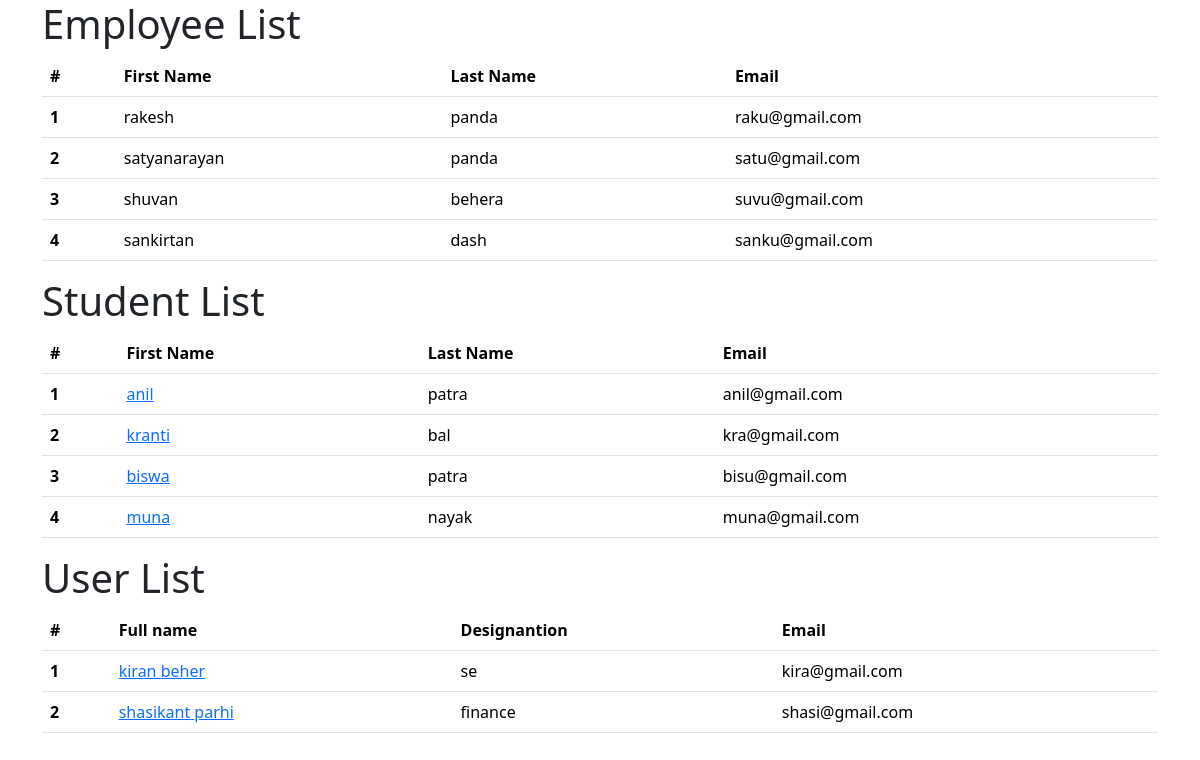
/index, run on the app's committed database.
### mysite/models.py (models this page shows, shortened)
class employee(models.Model):
    firstname=models.CharField(max_length=20)
    lastname=models.CharField(max_length=20)
    email=models.EmailField(max_length=20,unique=True)

class student(models.Model):
    firstname=models.CharField(max_length=20)
    lastname=models.CharField(max_length=20)
    email=models.EmailField(max_length=20,unique=True)
    image=models.ImageField(upload_to='images')

class user(models.Model):
    firstname=models.CharField(max_length=20)
    lastname=models.CharField(max_length=20)
    designation=models.CharField(max_length=20)
    email=models.EmailField(max_length=20,unique=True)
    image=models.ImageField(upload_to='images')

### mysite/views.py (the view)
# urls.py: path('index',anoviews.index,name='index'),
def index(request):
    obj=employee.objects.all()
    obj1=student.objects.all()
    obj2=user.objects.all()
    data={
        'employees':obj,
        'student':obj1,
        'user':obj2
    }
    return render(request,'index.html',data)

### mysite/templates/index.html (shortened to what this page needs)
{% load static %}
<!DOCTYPE html>
<html lang="en">
<head>
    <link href="https://cdn.jsdelivr.net/npm/bootstrap@5.3.2/dist/css/bootstrap.min.css" rel="stylesheet">
</head>
<body>
<div class="container">
    <h1>Employee List</h1>
    <table class="table">
        <thead>
          <tr>
            <th scope="col">#</th>
            <th scope="col">First Name</th>
            <th scope="col">Last Name</th>
            <th scope="col">Email</th>
          </tr>
        </thead>
        <tbody>
        {% for i in employees %}
          <tr>
            <th>{{ forloop.counter }}</th>
            <td>{{ i.firstname }}</td>
            <td>{{ i.lastname }}</td>
            <td>{{ i.email }}</td>
          </tr>
        {% endfor %}
        </tbody>
      </table>
    </div>
      <div class="container">
        <h1>Student List</h1>
        <table class="table">
            <thead>
              <tr>
                <th scope="col">#</th>
                <th scope="col">First Name</th>
                <th scope="col">Last Name</th>
                <th scope="col">Email</th>
              </tr>
            </thead>
            <tbody>
            {% for stu in student %}
              <tr>
                <th>{{ forloop.counter }}</th>
                <td><a href="{% url 'student_details' stu.id %}">{{ stu.firstname }}</a></td>
                <td>{{ stu.lastname }}</td>
                <td>{{ stu.email }}</td>
              </tr>
            {% endfor %}
            </tbody>
          </table>
        </div>
        <div class="container">
          <h1>User List</h1>
          <table class="table">
              <thead>
                <tr>
                  <th scope="col">#</th>
                  <th scope="col">Full name</th>
                  <th scope="col">Designantion</th>
                  <th scope="col">Email</th>
                </tr>
              </thead>
              <tbody>
                    {% for use in user %}
                <tr>
                  <th>{{forloop.counter}}</th>
                  <td><a href="{% url 'user_details' use.id %}">{{ use.firstname }} {{ use.lastname }}</a> </td>
                  <td>{{ use.designation }}</td>
                  <td>{{ use.email }}</td>
                </tr>
                {% endfor %}
              </tbody>
            </table>
          </div>
</body>
</html>

### data on the page
employee: firstname "rakesh", lastname "panda", email "raku@gmail.com"
employee: firstname "satyanarayan", lastname "panda", email "satu@gmail.com"
employee: firstname "shuvan", lastname "behera", email "suvu@gmail.com"
employee: firstname "sankirtan", lastname "dash", email "sanku@gmail.com"
student: firstname "anil", lastname "patra", email "anil@gmail.com"
student: firstname "kranti", lastname "bal", email "kra@gmail.com"
student: firstname "biswa", lastname "patra", email "bisu@gmail.com"
student: firstname "muna", lastname "nayak", email "muna@gmail.com"
user: firstname "kiran", lastname "beher", designation "se", email "kira@gmail.com"
user: firstname "shasikant", lastname "parhi", designation "finance", email "shasi@gmail.com"
